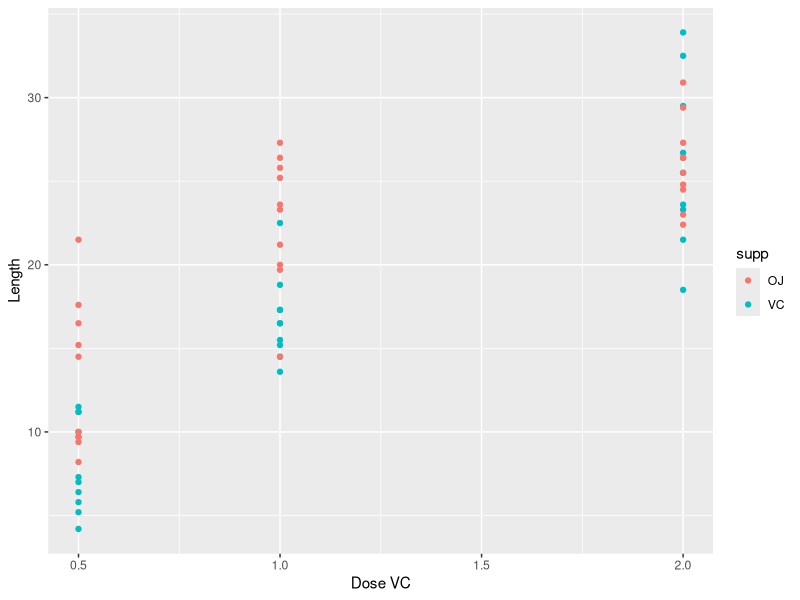

The R script that drew this image:
## ---- chunk 1
knitr::opts_chunk$set(echo = TRUE, message = FALSE, warning=FALSE)
## ---- chunk 2
library(datasets)
library(ggplot2)
d <- ToothGrowth
## ---- chunk 3
str(d)
## ---- chunk 4
summary(d)
## ---- chunk 5
qplot(dose,len,data=d,ylab = "Length",xlab="Dose VC",color=supp)
## ---- chunk 6
g1 <- d[d$supp=="VC",] #Group of animal that received vitamin C
g2 <- d[d$supp=="OJ",] #Group of animal that received orange juice
## ---- chunk 7
n1 <- length(g1$len)
n2 <- length(g2$len)
sp <- sqrt(((n1-1) * sd(g1$len)^2 + (n2-1) * sd(g2$len)^2) / (n1 + n2 - 2))
md <- mean(g2$len) - mean(g1$len)#mean difference
semd <- sp * sqrt(1 / n1 + 1/n2)#standard error of the mean difference
md + c(-1, 1) * qt(.975, n1 + n2 - 2) * semd #T-CI
## ---- chunk 8
t.test(g2$len, g1$len, paired = FALSE)
## ---- chunk 9
g3 <- d[d$dose=="0.5",]$len #Group of animals that received 0.5 mg/day
g4 <- d[d$dose=="1",]$len #Group of animals that received 1 mg/day
t.test(g4, g3, paired = FALSE)
## ---- chunk 10
g5 <- d[d$dose=="2",]$len #Group of animals that received 2 mg/day
t.test(g5, g3, paired = FALSE)
## ---- chunk 11
t.test(g5, g4, paired = FALSE)
